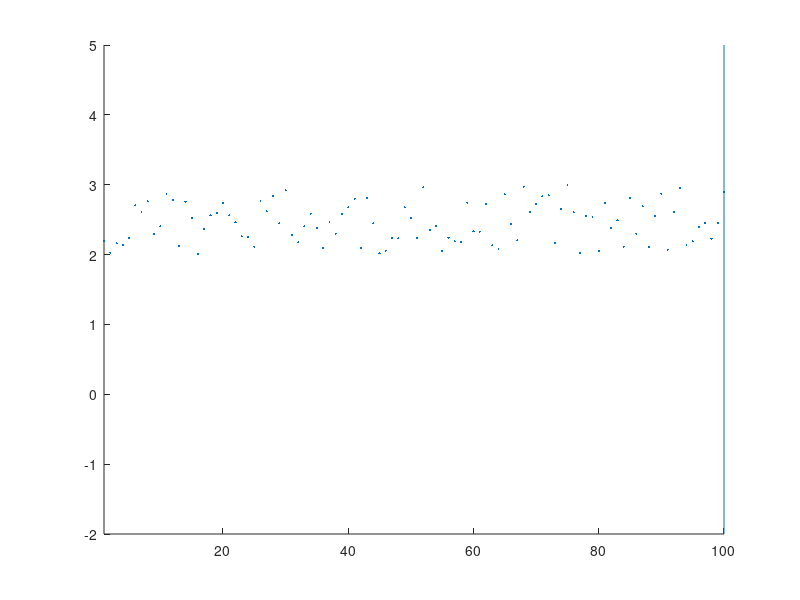

Write the MATLAB code that produced this figure.
% the data
     nt = 5; % <- traces
     np = 100; % <- data/trace

% prepare the plot
     axes('xlim', [1, np], 'ylim', [-2, 5]);
     x = 1:np;
     y = -inf * ones(size(x));
     lh = line(x, y ,...
            'marker', '.', ...
            'markersize', 5, ...
            'linestyle', 'none');
     lb = line([inf, inf], [-2, 5]);
     shg;

% gather the data and plot in <real-time>...
for i = 1:nt*np
     ix = rem(i - 1, np) + 1;
     y(ix) = .5 * fix(i / np) + rand; % <- new data
     set(lh, 'ydata', y);
     set(lb, 'xdata', [ix, ix]);
     pause(.0001); % <- a time consuming OP
end
